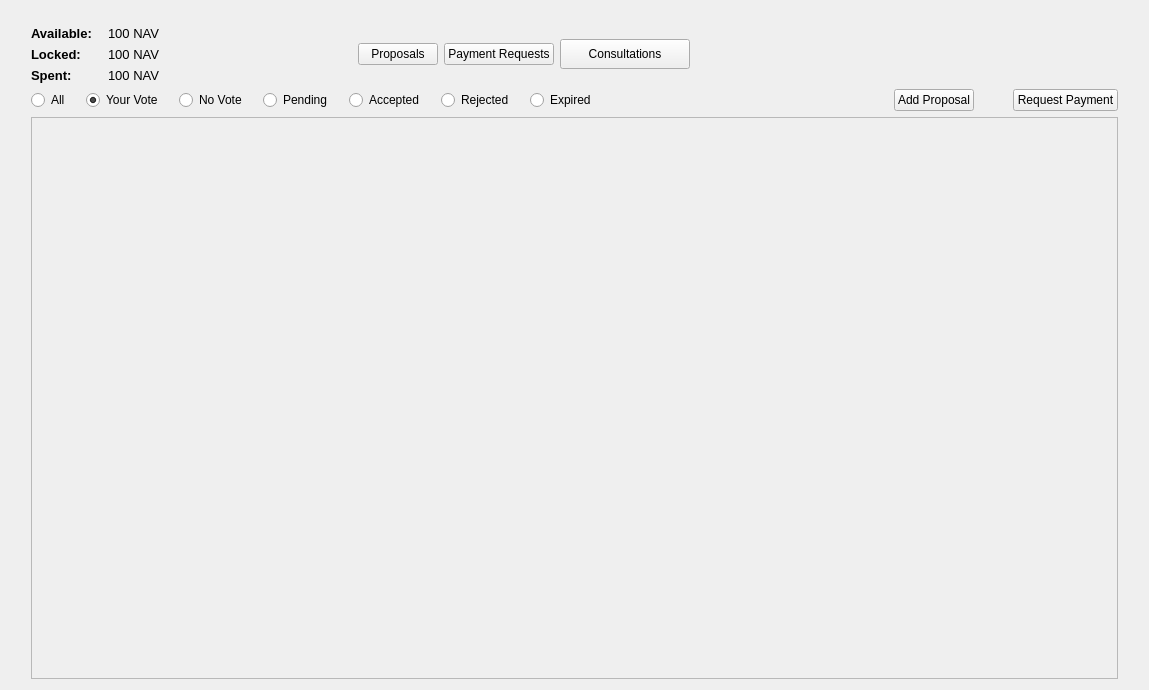
<?xml version="1.0" encoding="UTF-8"?>
<ui version="4.0">
 <class>CommunityFundPage</class>
 <widget class="QWidget" name="CommunityFundPage">
  <property name="geometry">
   <rect>
    <x>0</x>
    <y>0</y>
    <width>1149</width>
    <height>690</height>
   </rect>
  </property>
  <property name="windowTitle">
   <string>Form</string>
  </property>
  <layout class="QVBoxLayout" name="verticalLayout_2">
   <item>
    <layout class="QHBoxLayout" name="horizontalLayoutBase">
     <item>
      <spacer name="horizontalSpacer_3">
       <property name="orientation">
        <enum>Qt::Horizontal</enum>
       </property>
       <property name="sizeType">
        <enum>QSizePolicy::Fixed</enum>
       </property>
       <property name="sizeHint" stdset="0">
        <size>
         <width>20</width>
         <height>20</height>
        </size>
       </property>
      </spacer>
     </item>
     <item>
      <layout class="QVBoxLayout" name="verticalLayoutBase">
       <item>
        <spacer name="verticalSpacer">
         <property name="orientation">
          <enum>Qt::Vertical</enum>
         </property>
         <property name="sizeType">
          <enum>QSizePolicy::Maximum</enum>
         </property>
         <property name="sizeHint" stdset="0">
          <size>
           <width>40</width>
           <height>15</height>
          </size>
         </property>
        </spacer>
       </item>
       <item>
        <layout class="QHBoxLayout" name="horizontalLayoutMain">
         <item>
          <layout class="QVBoxLayout" name="verticalLayoutFundState">
           <item>
            <widget class="QLabel" name="labelAvailable">
             <property name="maximumSize">
              <size>
               <width>70</width>
               <height>17</height>
              </size>
             </property>
             <property name="font">
              <font>
               <pointsize>10</pointsize>
               <weight>75</weight>
               <bold>true</bold>
              </font>
             </property>
             <property name="text">
              <string>Available:</string>
             </property>
            </widget>
           </item>
           <item>
            <widget class="QLabel" name="labelLocked">
             <property name="maximumSize">
              <size>
               <width>70</width>
               <height>17</height>
              </size>
             </property>
             <property name="font">
              <font>
               <pointsize>10</pointsize>
               <weight>75</weight>
               <bold>true</bold>
              </font>
             </property>
             <property name="text">
              <string>Locked:</string>
             </property>
            </widget>
           </item>
           <item>
            <widget class="QLabel" name="labelSpent">
             <property name="maximumSize">
              <size>
               <width>70</width>
               <height>17</height>
              </size>
             </property>
             <property name="font">
              <font>
               <pointsize>10</pointsize>
               <weight>75</weight>
               <bold>true</bold>
              </font>
             </property>
             <property name="text">
              <string>Spent:</string>
             </property>
            </widget>
           </item>
          </layout>
         </item>
         <item>
          <spacer name="horizontalSpacer_9">
           <property name="orientation">
            <enum>Qt::Horizontal</enum>
           </property>
           <property name="sizeType">
            <enum>QSizePolicy::Fixed</enum>
           </property>
           <property name="sizeHint" stdset="0">
            <size>
             <width>10</width>
             <height>20</height>
            </size>
           </property>
          </spacer>
         </item>
         <item>
          <layout class="QVBoxLayout" name="verticalLayoutAmount">
           <item>
            <widget class="QLabel" name="labelAvailableAmount">
             <property name="maximumSize">
              <size>
               <width>1000</width>
               <height>17</height>
              </size>
             </property>
             <property name="font">
              <font>
               <pointsize>10</pointsize>
              </font>
             </property>
             <property name="text">
              <string>100 NAV</string>
             </property>
            </widget>
           </item>
           <item>
            <widget class="QLabel" name="labelLockedAmount">
             <property name="maximumSize">
              <size>
               <width>1000</width>
               <height>17</height>
              </size>
             </property>
             <property name="font">
              <font>
               <pointsize>10</pointsize>
              </font>
             </property>
             <property name="text">
              <string>100 NAV</string>
             </property>
            </widget>
           </item>
           <item>
            <widget class="QLabel" name="labelSpentAmount">
             <property name="maximumSize">
              <size>
               <width>1000</width>
               <height>17</height>
              </size>
             </property>
             <property name="font">
              <font>
               <pointsize>10</pointsize>
              </font>
             </property>
             <property name="text">
              <string>100 NAV</string>
             </property>
            </widget>
           </item>
          </layout>
         </item>
         <item>
          <spacer name="horizontalSpacer_2">
           <property name="orientation">
            <enum>Qt::Horizontal</enum>
           </property>
           <property name="sizeType">
            <enum>QSizePolicy::Expanding</enum>
           </property>
           <property name="sizeHint" stdset="0">
            <size>
             <width>0</width>
             <height>20</height>
            </size>
           </property>
          </spacer>
         </item>
         <item>
          <widget class="QPushButton" name="pushButtonProposals">
           <property name="text">
            <string>Proposals</string>
           </property>
          </widget>
         </item>
         <item>
          <widget class="QPushButton" name="pushButtonPaymentRequests">
           <property name="text">
            <string>Payment Requests</string>
           </property>
          </widget>
         </item>
         <item>
          <widget class="QPushButton" name="pushButtonConsultations">
           <property name="minimumSize">
            <size>
             <width>130</width>
             <height>30</height>
            </size>
           </property>
           <property name="maximumSize">
            <size>
             <width>130</width>
             <height>30</height>
            </size>
           </property>
           <property name="text">
            <string>Consultations</string>
           </property>
          </widget>
         </item>
         <item>
          <spacer name="horizontalSpacer_10">
           <property name="orientation">
            <enum>Qt::Horizontal</enum>
           </property>
           <property name="sizeType">
            <enum>QSizePolicy::Expanding</enum>
           </property>
           <property name="sizeHint" stdset="0">
            <size>
             <width>0</width>
             <height>20</height>
            </size>
           </property>
          </spacer>
         </item>
         <item>
          <spacer name="horizontalSpacer_11">
           <property name="orientation">
            <enum>Qt::Horizontal</enum>
           </property>
           <property name="sizeType">
            <enum>QSizePolicy::Fixed</enum>
           </property>
           <property name="sizeHint" stdset="0">
            <size>
             <width>235</width>
             <height>20</height>
            </size>
           </property>
          </spacer>
         </item>
        </layout>
       </item>
       <item>
        <layout class="QHBoxLayout" name="horizontalLayoutVote">
         <item>
          <widget class="QRadioButton" name="radioButtonAll">
           <property name="maximumSize">
            <size>
             <width>16777215</width>
             <height>20</height>
            </size>
           </property>
           <property name="text">
            <string>All</string>
           </property>
           <property name="iconSize">
            <size>
             <width>25</width>
             <height>25</height>
            </size>
           </property>
           <property name="checked">
            <bool>false</bool>
           </property>
          </widget>
         </item>
         <item>
          <spacer name="horizontalSpacer_8">
           <property name="orientation">
            <enum>Qt::Horizontal</enum>
           </property>
           <property name="sizeType">
            <enum>QSizePolicy::Fixed</enum>
           </property>
           <property name="sizeHint" stdset="0">
            <size>
             <width>10</width>
             <height>20</height>
            </size>
           </property>
          </spacer>
         </item>
         <item>
          <widget class="QRadioButton" name="radioButtonYourVote">
           <property name="maximumSize">
            <size>
             <width>16777215</width>
             <height>20</height>
            </size>
           </property>
           <property name="text">
            <string>Your Vote</string>
           </property>
           <property name="iconSize">
            <size>
             <width>25</width>
             <height>25</height>
            </size>
           </property>
           <property name="checked">
            <bool>true</bool>
           </property>
          </widget>
         </item>
         <item>
          <spacer name="horizontalSpacer_7">
           <property name="orientation">
            <enum>Qt::Horizontal</enum>
           </property>
           <property name="sizeType">
            <enum>QSizePolicy::Fixed</enum>
           </property>
           <property name="sizeHint" stdset="0">
            <size>
             <width>10</width>
             <height>20</height>
            </size>
           </property>
          </spacer>
         </item>
         <item>
          <widget class="QRadioButton" name="radioButtonNoVote">
           <property name="maximumSize">
            <size>
             <width>16777215</width>
             <height>20</height>
            </size>
           </property>
           <property name="text">
            <string>No Vote</string>
           </property>
           <property name="iconSize">
            <size>
             <width>25</width>
             <height>25</height>
            </size>
           </property>
          </widget>
         </item>
         <item>
          <spacer name="horizontalSpacer_14">
           <property name="orientation">
            <enum>Qt::Horizontal</enum>
           </property>
           <property name="sizeType">
            <enum>QSizePolicy::Fixed</enum>
           </property>
           <property name="sizeHint" stdset="0">
            <size>
             <width>10</width>
             <height>20</height>
            </size>
           </property>
          </spacer>
         </item>
         <item>
          <widget class="QRadioButton" name="radioButtonPending">
           <property name="maximumSize">
            <size>
             <width>16777215</width>
             <height>20</height>
            </size>
           </property>
           <property name="text">
            <string>Pending</string>
           </property>
           <property name="iconSize">
            <size>
             <width>25</width>
             <height>25</height>
            </size>
           </property>
          </widget>
         </item>
         <item>
          <spacer name="horizontalSpacer_6">
           <property name="orientation">
            <enum>Qt::Horizontal</enum>
           </property>
           <property name="sizeType">
            <enum>QSizePolicy::Fixed</enum>
           </property>
           <property name="sizeHint" stdset="0">
            <size>
             <width>10</width>
             <height>20</height>
            </size>
           </property>
          </spacer>
         </item>
         <item>
          <widget class="QRadioButton" name="radioButtonAccepted">
           <property name="maximumSize">
            <size>
             <width>16777215</width>
             <height>20</height>
            </size>
           </property>
           <property name="text">
            <string>Accepted</string>
           </property>
           <property name="iconSize">
            <size>
             <width>25</width>
             <height>25</height>
            </size>
           </property>
          </widget>
         </item>
         <item>
          <spacer name="horizontalSpacer_5">
           <property name="orientation">
            <enum>Qt::Horizontal</enum>
           </property>
           <property name="sizeType">
            <enum>QSizePolicy::Fixed</enum>
           </property>
           <property name="sizeHint" stdset="0">
            <size>
             <width>10</width>
             <height>20</height>
            </size>
           </property>
          </spacer>
         </item>
         <item>
          <widget class="QRadioButton" name="radioButtonRejected">
           <property name="maximumSize">
            <size>
             <width>16777215</width>
             <height>20</height>
            </size>
           </property>
           <property name="text">
            <string>Rejected</string>
           </property>
           <property name="iconSize">
            <size>
             <width>25</width>
             <height>25</height>
            </size>
           </property>
          </widget>
         </item>
         <item>
          <spacer name="horizontalSpacer_12">
           <property name="orientation">
            <enum>Qt::Horizontal</enum>
           </property>
           <property name="sizeType">
            <enum>QSizePolicy::Fixed</enum>
           </property>
           <property name="sizeHint" stdset="0">
            <size>
             <width>10</width>
             <height>20</height>
            </size>
           </property>
          </spacer>
         </item>
         <item>
          <widget class="QRadioButton" name="radioButtonExpired">
           <property name="text">
            <string>Expired</string>
           </property>
          </widget>
         </item>
         <item>
          <spacer name="horizontalSpacer">
           <property name="orientation">
            <enum>Qt::Horizontal</enum>
           </property>
           <property name="sizeType">
            <enum>QSizePolicy::Expanding</enum>
           </property>
           <property name="sizeHint" stdset="0">
            <size>
             <width>300</width>
             <height>20</height>
            </size>
           </property>
          </spacer>
         </item>
         <item>
          <widget class="QPushButton" name="pushButtonCreateProposal">
           <property name="text">
            <string>Add Proposal</string>
           </property>
          </widget>
         </item>
         <item>
          <spacer name="horizontalSpacer_13">
           <property name="orientation">
            <enum>Qt::Horizontal</enum>
           </property>
           <property name="sizeHint" stdset="0">
            <size>
             <width>40</width>
             <height>20</height>
            </size>
           </property>
          </spacer>
         </item>
         <item>
          <widget class="QPushButton" name="pushButtonCreatePaymentRequest">
           <property name="text">
            <string>Request Payment</string>
           </property>
          </widget>
         </item>
        </layout>
       </item>
       <item>
        <widget class="QScrollArea" name="scrollArea">
         <property name="widgetResizable">
          <bool>true</bool>
         </property>
         <widget class="QWidget" name="scrollAreaWidgetContents">
          <property name="geometry">
           <rect>
            <x>0</x>
            <y>0</y>
            <width>1059</width>
            <height>517</height>
           </rect>
          </property>
          <property name="sizePolicy">
           <sizepolicy hsizetype="Preferred" vsizetype="Preferred">
            <horstretch>0</horstretch>
            <verstretch>0</verstretch>
           </sizepolicy>
          </property>
          <layout class="QGridLayout" name="gridLayout_2">
           <item row="0" column="0">
            <layout class="QGridLayout" name="gridLayout">
             <property name="sizeConstraint">
              <enum>QLayout::SetMaximumSize</enum>
             </property>
            </layout>
           </item>
          </layout>
         </widget>
        </widget>
       </item>
      </layout>
     </item>
     <item>
      <spacer name="horizontalSpacer_4">
       <property name="orientation">
        <enum>Qt::Horizontal</enum>
       </property>
       <property name="sizeType">
        <enum>QSizePolicy::Fixed</enum>
       </property>
       <property name="sizeHint" stdset="0">
        <size>
         <width>20</width>
         <height>20</height>
        </size>
       </property>
      </spacer>
     </item>
    </layout>
   </item>
  </layout>
 </widget>
 <resources/>
 <connections/>
</ui>
